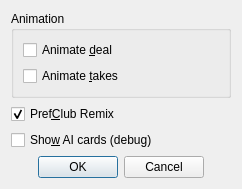
<?xml version="1.0" encoding="UTF-8"?>
<ui version="4.0">
 <class>OptDialog</class>
 <widget class="QDialog" name="OptDialog">
  <property name="windowModality">
   <enum>Qt::ApplicationModal</enum>
  </property>
  <property name="geometry">
   <rect>
    <x>0</x>
    <y>0</y>
    <width>242</width>
    <height>186</height>
   </rect>
  </property>
  <property name="windowTitle">
   <string>Options</string>
  </property>
  <property name="windowIcon">
   <iconset>
    <normaloff>../../../../pics/tool.png</normaloff>../../../../pics/tool.png</iconset>
  </property>
  <property name="modal">
   <bool>true</bool>
  </property>
  <layout class="QVBoxLayout" name="verticalLayout">
   <item>
    <widget class="QGroupBox" name="groupBox">
     <property name="title">
      <string>Animation</string>
     </property>
     <layout class="QVBoxLayout" name="verticalLayout_2">
      <item>
       <widget class="QCheckBox" name="cbAnimDeal">
        <property name="sizePolicy">
         <sizepolicy hsizetype="MinimumExpanding" vsizetype="Fixed">
          <horstretch>0</horstretch>
          <verstretch>0</verstretch>
         </sizepolicy>
        </property>
        <property name="text">
         <string>Animate &amp;deal</string>
        </property>
       </widget>
      </item>
      <item>
       <widget class="QCheckBox" name="cbAnimTake">
        <property name="sizePolicy">
         <sizepolicy hsizetype="MinimumExpanding" vsizetype="Fixed">
          <horstretch>0</horstretch>
          <verstretch>0</verstretch>
         </sizepolicy>
        </property>
        <property name="text">
         <string>Animate &amp;takes</string>
        </property>
       </widget>
      </item>
     </layout>
    </widget>
   </item>
   <item>
    <widget class="QCheckBox" name="cbPrefClub">
     <property name="enabled">
      <bool>true</bool>
     </property>
     <property name="sizePolicy">
      <sizepolicy hsizetype="MinimumExpanding" vsizetype="Fixed">
       <horstretch>0</horstretch>
       <verstretch>0</verstretch>
      </sizepolicy>
     </property>
     <property name="text">
      <string>Pref&amp;Club Remix</string>
     </property>
     <property name="checked">
      <bool>true</bool>
     </property>
    </widget>
   </item>
   <item>
    <widget class="QCheckBox" name="cbDebugHands">
     <property name="sizePolicy">
      <sizepolicy hsizetype="MinimumExpanding" vsizetype="Fixed">
       <horstretch>0</horstretch>
       <verstretch>0</verstretch>
      </sizepolicy>
     </property>
     <property name="text">
      <string>Sho&amp;w AI cards (debug)</string>
     </property>
    </widget>
   </item>
   <item>
    <widget class="QDialogButtonBox" name="buttonBox">
     <property name="standardButtons">
      <set>QDialogButtonBox::Cancel|QDialogButtonBox::Ok</set>
     </property>
     <property name="centerButtons">
      <bool>true</bool>
     </property>
    </widget>
   </item>
  </layout>
 </widget>
 <resources/>
 <connections>
  <connection>
   <sender>buttonBox</sender>
   <signal>accepted()</signal>
   <receiver>OptDialog</receiver>
   <slot>accept()</slot>
   <hints>
    <hint type="sourcelabel">
     <x>112</x>
     <y>158</y>
    </hint>
    <hint type="destinationlabel">
     <x>112</x>
     <y>89</y>
    </hint>
   </hints>
  </connection>
  <connection>
   <sender>buttonBox</sender>
   <signal>rejected()</signal>
   <receiver>OptDialog</receiver>
   <slot>reject()</slot>
   <hints>
    <hint type="sourcelabel">
     <x>112</x>
     <y>158</y>
    </hint>
    <hint type="destinationlabel">
     <x>112</x>
     <y>89</y>
    </hint>
   </hints>
  </connection>
 </connections>
</ui>
